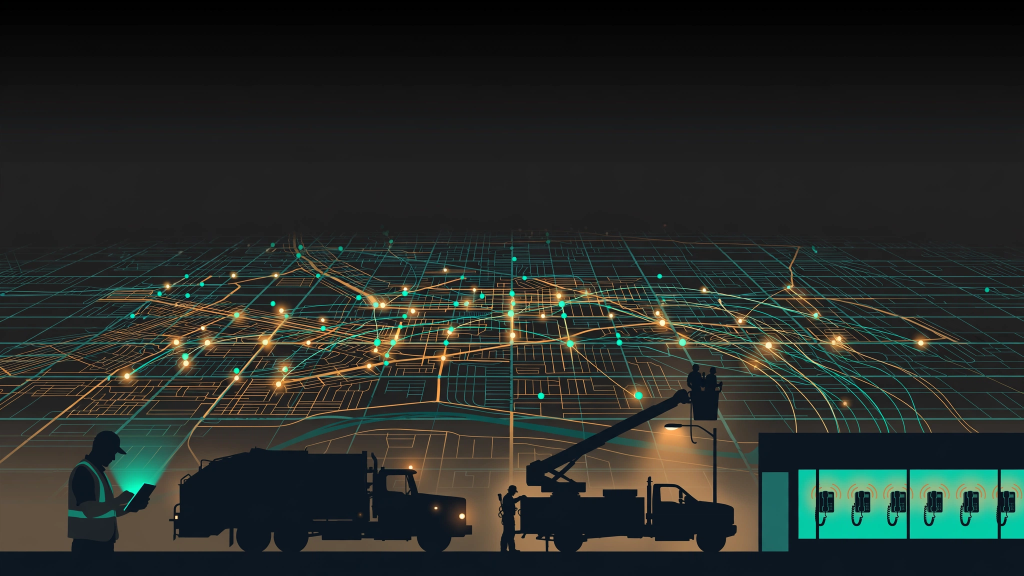
#> input picture hero_source/media-generation-hero-art-nashville-311-0-dca1c960-2b0b-4e36-9a7f-b4332a3b7c3a.webp, 2048 x 1152 px, found by its file name (shown at 1/2 size)
$ python hero_composite.py
#> lines starting #> are read from the running program, lines starting #| are printed output that depends on the picture
from PIL import Image, ImageDraw, ImageFont
import os
PKG=os.path.expanduser("~/workspace/goals/daily-civic-data-brief/hidden_files/nashville-311-brief-2026-11-08")
src=os.path.join(PKG,"hero_source/media-generation-hero-art-nashville-311-0-dca1c960-2b0b-4e36-9a7f-b4332a3b7c3a.webp")
img=Image.open(src).convert("RGB"); W,H=img.size
#> further down, img is the input picture: PIL image 2048x1152 RGB; mean R, G, B 37.9, 43.2, 39.4
#> after `W, H = img.size`: W = 2048; H = 1152
scrim=Image.new("L",(1,int(H*0.42)),0)
for y in range(int(H*0.42)): scrim.putpixel((0,y), int(215*(1-y/(H*0.42))))
scrim=scrim.resize((W,int(H*0.42)))
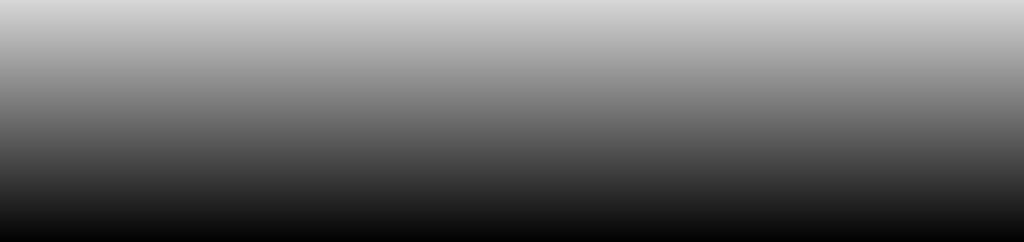
#> scrim: PIL image 2048x483 L (shown at 1/2 size); min 0, max 215, mean 107.4
black=Image.new("RGB",(W,int(H*0.42)),(18,18,18))
#> black: PIL image 2048x483 RGB; every value is 18
img.paste(Image.composite(black, img.crop((0,0,W,int(H*0.42))), scrim), (0,0))
d=ImageDraw.Draw(img)
def font(sz):
    return ImageFont.truetype("/usr/share/fonts/truetype/dejavu/DejaVuSans-Bold.ttf",sz)
x=int(W*0.045)
#> x = 92
d.text((x,int(H*0.045)),"21.1%",font=font(int(H*0.115)),fill=(232,163,61))
d.text((x,int(H*0.175)),"of Nashville's closed property-violation 311 requests",font=font(int(H*0.040)),fill=(245,245,245))
d.text((x,int(H*0.225)),"in 2025 took more than 30 days to close",font=font(int(H*0.040)),fill=(245,245,245))
d.text((x,int(H*0.295)),"hubNashville 311 - 248,066 requests opened in 2025  |  Machine Readable",font=font(int(H*0.021)),fill=(180,220,215))
img.save(os.path.join(PKG,"hero.png"))
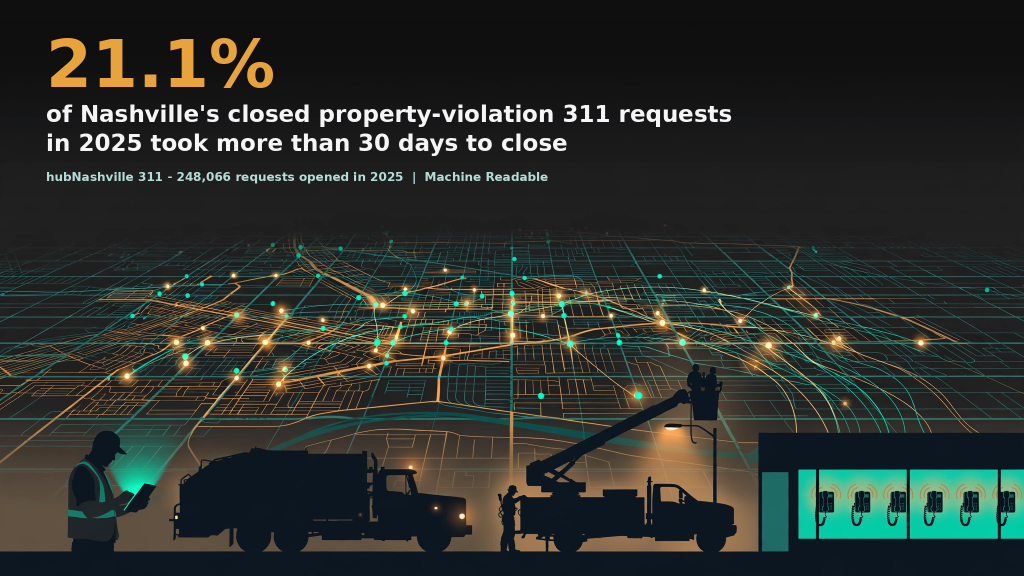
#> saved as hero.png: PIL image 2048x1152 RGB (shown at 1/2 size); mean R, G, B 43.3, 48.3, 43.7
open(os.path.join(PKG,"hero-headline.txt"),"w").write("21.1% of Nashville's closed property-violation 311 requests in 2025 took more than 30 days to close (4,343 of 20,564 closed property-violation requests)\nSource line: hubNashville 311 - 248,066 requests opened in 2025 | Machine Readable\n")
print(img.size)
#| (2048, 1152)
